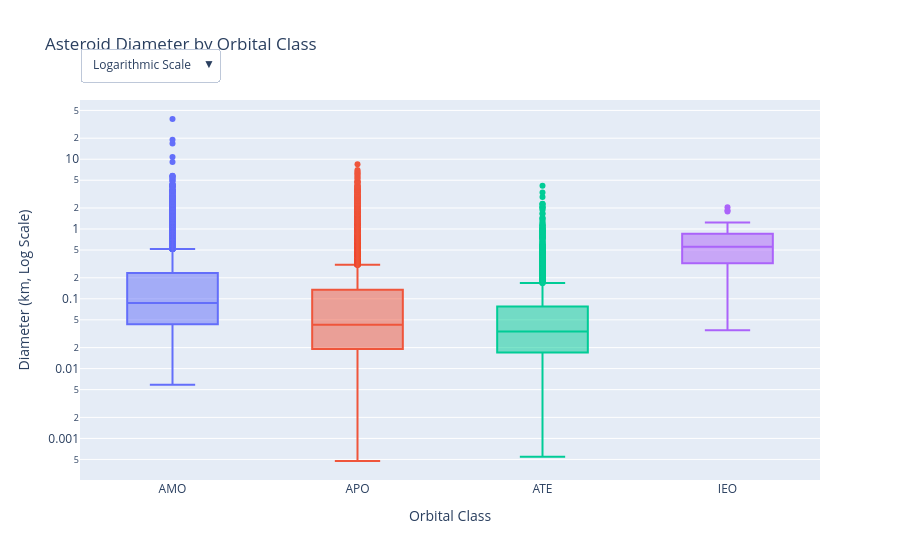

The code cell stored with this chart in its notebook:
### Markdown cell above
### Figure 3

This visualization uses an interactive Box Plot to compare the physical size distributions of asteroids across different orbital neighborhoods. It shows the "spread" of asteroid sizes. Each "box" visualizes the median size, the middle 50% of the data, and highlights extreme outliers (unusually giant or tiny asteroids) for each group. Now because asteroid sizes vary so drastically (some are the size of a house, others the size of a city), a standard graph scale makes it impossible to see both on the same screen. To solve this, the chart includes an interactive toggle:
* Log Scale
* Linear Scale

When you switch between them you can see why the log scale is so important for visualizing exponetial data like this!

#### Different classes and their meanings:
* Apollo (APO): These Earth-crossing asteroids have wide orbits that spend most of their time further from the Sun than Earth but dive inward to cross our orbital path.
* Amor (AMO): These Earth-approaching asteroids have orbits that stay entirely outside of Earth's path, meaning they get incredibly close to us but never actually cross our orbit.
* Aten (ATE): These Earth-crossing asteroids have narrow orbits that stay mostly closer to the Sun than Earth but stretch outward just enough to cross our orbital path.
* Interior to Earth (IEO): These rare asteroids have orbits contained entirely inside Earth's path, meaning they never cross our orbit and are exceptionally difficult to detect against the Sun's glare. (NOTE: This is likely a reason why the IEO sizes are bigger on avg because they need to be bigger to see them with our telescopes!)

### Code cell
fig3 = px.box(
    df_clean,
    x='class',
    y='diameter_km',
    color='class',
    title = 'Asteroid Diameter by Orbital Class',
    labels = {
        'class': 'Orbital Class',
        'diameter_km': 'Diameter (km)'
    },
    log_y=True #Need to turn this on because the diameters can scall but faster than a graph can show
)

fig3.update_layout(
    yaxis_title="Diameter (km, Log Scale)",
    showlegend=False, # It is redundant
    updatemenus=[{
        "buttons": [
            {
                "label": "Logarithmic Scale",
                "method": "relayout",
                "args": [{"yaxis.type": "log", "yaxis.title.text": "Diameter (km, Log Scale)"}]
            },
            {
                "label": "Linear Scale",
                "method": "relayout",
                "args": [{"yaxis.type": "linear", "yaxis.title.text": "Diameter (km, Linear Scale)"}]
            }
        ],
        "direction": "down",
        "showactive": True,
        "x": 0.0,
        'xanchor': 'left',
        "y": 1.05,
        'yanchor': 'bottom'
    }]
)

fig3.show()

### Figure 1 — Plotly figure (JSON) as saved in the notebook; plotly's stock layout.template omitted (floating-point values rounded to 4 significant figures; data arrays with more than 128 entries replaced by an {"elided": "..."} marker saying what was removed)
{"data": [{"alignmentgroup": "True", "hovertemplate": "Orbital Class=%{x}<br>Diameter (km)=%{y}<extra></extra>", "legendgroup": "AMO", "marker": {"color": "#636efa"}, "name": "AMO", "notched": false, "offsetgroup": "AMO", "orientation": "v", "showlegend": true, "type": "box", "x": {"elided": "14407 str values"}, "x0": " ", "xaxis": "x", "y": {"elided": "14407 float values"}, "y0": " ", "yaxis": "y"}, {"alignmentgroup": "True", "hovertemplate": "Orbital Class=%{x}<br>Diameter (km)=%{y}<extra></extra>", "legendgroup": "APO", "marker": {"color": "#EF553B"}, "name": "APO", "notched": false, "offsetgroup": "APO", "orientation": "v", "showlegend": true, "type": "box", "x": {"elided": "23484 str values"}, "x0": " ", "xaxis": "x", "y": {"elided": "23484 float values"}, "y0": " ", "yaxis": "y"}, {"alignmentgroup": "True", "hovertemplate": "Orbital Class=%{x}<br>Diameter (km)=%{y}<extra></extra>", "legendgroup": "ATE", "marker": {"color": "#00cc96"}, "name": "ATE", "notched": false, "offsetgroup": "ATE", "orientation": "v", "showlegend": true, "type": "box", "x": {"elided": "3351 str values"}, "x0": " ", "xaxis": "x", "y": {"elided": "3351 float values"}, "y0": " ", "yaxis": "y"}, {"alignmentgroup": "True", "hovertemplate": "Orbital Class=%{x}<br>Diameter (km)=%{y}<extra></extra>", "legendgroup": "IEO", "marker": {"color": "#ab63fa"}, "name": "IEO", "notched": false, "offsetgroup": "IEO", "orientation": "v", "showlegend": true, "type": "box", "x": ["IEO", "IEO", "IEO", "IEO", "IEO", "IEO", "IEO", "IEO", "IEO", "IEO", "IEO", "IEO", "IEO", "IEO", "IEO", "IEO", "IEO", "IEO", "IEO", "IEO", "IEO", "IEO", "IEO", "IEO", "IEO", "IEO", "IEO", "IEO", "IEO", "IEO", "IEO", "IEO", "IEO", "IEO", "IEO", "IEO", "IEO", "IEO"], "x0": " ", "xaxis": "x", "y": [1.856, 0.2887, 1.058, 1.788, 0.7153, 0.7153, 2.044, 0.5949, 0.852, 0.03536, 0.4097, 0.3239, 0.3392, 0.3771, 0.3224, 0.2808, 0.1952, 1.039, 1.134, 1.243, 0.6004, 0.6404, 0.6675, 0.3376, 0.6172, 1.039, 0.8881, 0.4661, 0.5205, 0.3823, 0.6287, 0.2874, 0.2645, 0.1934, 0.3455, 0.4726, 0.6088, 0.2283], "y0": " ", "yaxis": "y"}], "layout": {"boxmode": "overlay", "legend": {"title": {"text": "Orbital Class"}, "tracegroupgap": 0}, "showlegend": false, "title": {"text": "Asteroid Diameter by Orbital Class"}, "updatemenus": [{"buttons": [{"args": [{"yaxis.title.text": "Diameter (km, Log Scale)", "yaxis.type": "log"}], "label": "Logarithmic Scale", "method": "relayout"}, {"args": [{"yaxis.title.text": "Diameter (km, Linear Scale)", "yaxis.type": "linear"}], "label": "Linear Scale", "method": "relayout"}], "direction": "down", "showactive": true, "x": 0, "xanchor": "left", "y": 1.05, "yanchor": "bottom"}], "xaxis": {"anchor": "y", "categoryarray": ["AMO", "APO", "ATE", "IEO"], "categoryorder": "array", "domain": [0, 1], "title": {"text": "Orbital Class"}}, "yaxis": {"anchor": "x", "domain": [0, 1], "title": {"text": "Diameter (km, Log Scale)"}, "type": "log"}}}
